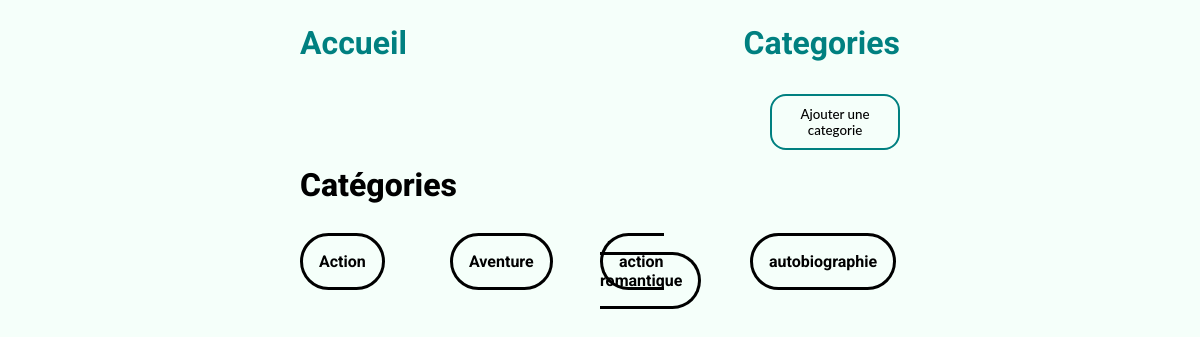
Page /categories/ on the committed database.
### livres/models.py (models this page shows, shortened)
class CategoryModel(models.Model):
    nom = models.CharField(max_length=100)
    slug = models.SlugField(unique=True)
    class Meta:
        ordering = ['nom']
        verbose_name = 'Categorie'
        verbose_name_plural = 'Categories'

### livres/views.py (the view)
# urls.py: path('categories/', CategoriesMainView.as_view(), name='categories'),
class CategoriesMainView(ListView):
    model = CategoryModel
    context_object_name = 'categories'
    template_name = 'categories_list.html'

### livres/templates/categories_list.html (shortened to what this page needs)
{% extends 'base.html' %}
{% block content %}
    <div class="under-nav">
        <a href="{% url 'livres:create_categories' %}"><button class="btn btn-add">Ajouter une categorie</button></a>
    </div>
    <span class="page-title">Catégories</span>
    <div>
        <div class="card-categorie">
            {% for category in categories %}
            <a href="{% url 'livres:livres_par_categories' nom_categorie=category.nom %}">
                <span class="categorie-button">
                    {{ category.nom }}
                </span>
            </a>
            {% endfor %}
        </div>
    </div>
{% endblock %}

### livres/static/css/style.css (style rules this page uses)
body { background: mintcream; display: flex; justify-content: center; }
* { font-family: roboto, sans-serif; }
a { text-decoration: none; }
.under-nav { display: flex; justify-content: end; width: 100%; margin-top: 2rem; margin-bottom: 1rem; }
button { outline: none; width: 130px; height: fit-content; padding: 10px 15px; border: 2px solid #000000; border-radius: 1rem; font-family: 'Lato', sans-serif; font-weight: 500; background: transparent; cursor: pointer; transition: all 0.3s ease; position: relative; display: inline-block; overflow: hidden; transition: all 0.3s ease; }
.btn:before { position: absolute; content: ''; display: inline-block; top: -180px; left: 0; width: 30px; height: 100%; background-color: #fff; animation: shiny-btn1 3s ease-in-out infinite; }
.btn-add { border-color: teal; font-weight: 550; }
.page-title { font-weight: 800; font-size: 2rem; margin-bottom: 1.5rem; align-self: start; }
.card-categorie { display: grid; grid-template-columns: 1fr 1fr 1fr 1fr; width: 100%; grid-auto-flow: row; margin-top: 1.5rem; }
.categorie-button { box-sizing: border-box; border: 3px solid #000000; font-weight: bold; padding: 1rem; color: black; border-radius: 2rem; }

### rows in the picture
CategoryModel: nom "Action"
CategoryModel: nom "Aventure"
CategoryModel: nom "action romantique"
CategoryModel: nom "autobiographie"
